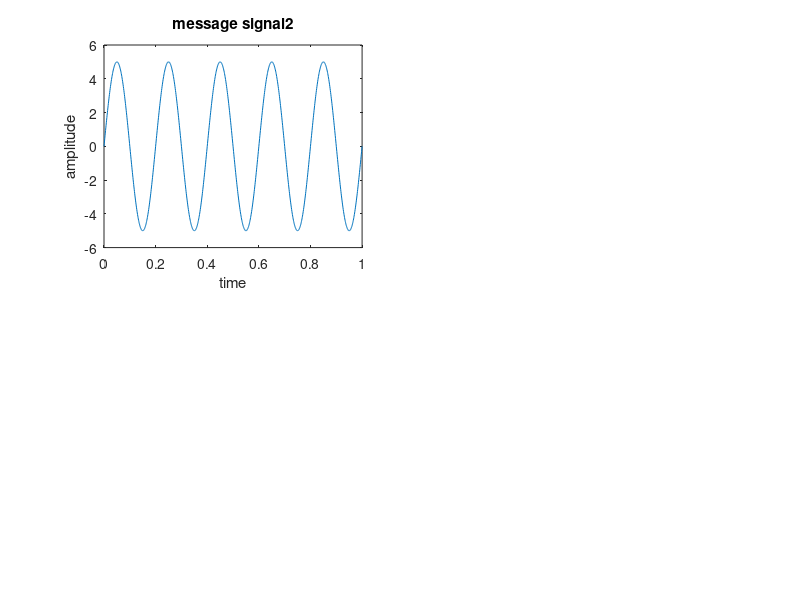

MATLAB code for this plot:
clc
clear all;
close all;
t=0:0.001:1;
mt=5*sin(2*pi*5*t);
subplot(2,1,1);
plot(t,mt);
xlabel('time');
ylabel('amplitude');
title('message signal1');

subplot(2,2,1);
plot(t,hilbert(mt));
xlabel('time');
ylabel('amplitude');
title('message signal2');